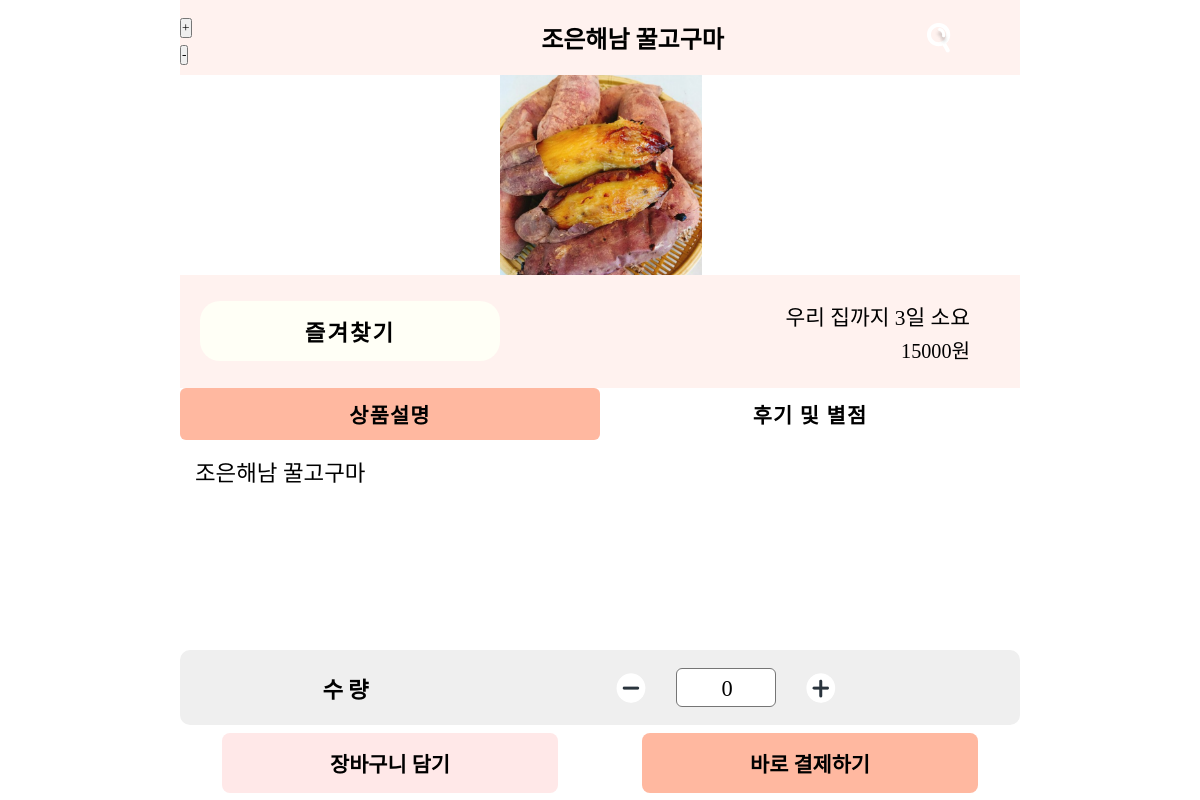
/2/조은해남-꿀고구마/ (signed in), run on the app's committed database.
### shop/models.py (models this page shows, shortened)
class Product(models.Model):
    name = models.CharField(max_length=50, db_index=True) # 상품 이름
    slug = models.SlugField(max_length=50, db_index=True, allow_unicode=True) # 슬러그
    image = models.ImageField(upload_to='products/%Y/%m/%d', blank=True, default='default.png') # 상품 이미지
    description = models.TextField(blank=True) # 상품 설명
    meta_description = models.TextField(blank=True)
    delivery_date = models.IntegerField() # 배송일
    price = models.IntegerField() # 상품 가격
    stock = models.PositiveIntegerField() # 상품 재고
    available_display = models.BooleanField('Display', default=True) # 상품 전시
    available_order = models.BooleanField('Order', default=True) # 상품 주문
    created_at = models.DateTimeField(auto_now_add=True)
    updated_at = models.DateTimeField(auto_now=True)
    class Meta:
        ordering = ['-created_at']
        index_together = [['id', 'slug']]

### shop/views.py (the view)
# urls.py: path('', detail, name='cart'), # 장바구니 페이지
def detail(request, product_id, product_slug=None):
    all_ratings = Comment.objects.filter(rating__isnull=False).values_list('rating', flat=True)
    product = get_object_or_404(Product, id=product_id, slug=product_slug)
    if all_ratings:
        average_rating = sum(all_ratings) / len(all_ratings)
    else:
        average_rating = 0
    add_to_cart = AddCartForm(initial={'quantity': 1})
    context = {
        'average_rating': average_rating,
        'product': product,
        'add_to_cart': add_to_cart,
    }
    return render(request, 'shop/detail.html', context)

### shop/templates/shop/detail.html (shortened to what this page needs)
<!DOCTYPE html>
{% load static %}
<html lang="en">
<head>
    <link rel="stylesheet" href="{% static 'css/detail.css' %}">
</head>
<body>
{% block content %}
    <header class="header">
        <div class="glass">
            <button class="plus" id="plus">+</button>
            <button class="minus" id="minus">-</button>
        </div>
        <p>{{product.name}}</p>
        <a href="{% url 'shop:main' %}" class="searchBtn"><img src="{% static 'image/searchSubmit.png' %}" alt=""></a>
    </header>
    <div class="m-img">
        <img src="{{product.image.url}}" alt="">
    </div>
    <div class="middle">
<form method="post" action="{% url 'favorites:toggle_favorite' product.id %}">
    {% if user.is_authenticated %}
        <button type="submit" class="star" id="star">
            {% if user in product.favorite_products.all %}
                즐겨찾기 해제
            {% else %}
                즐겨찾기
            {% endif %}
        </button>
    {% else %}
        <p> &nbsp; 즐겨찾기는 <a href="{% url 'accounts:login' %}">로그인</a>후 가능합니다.</p>
    {% endif %}
</form>
        <div class="middle-info">
            <p>우리 집까지 {{product.delivery_date}}일 소요</p>
            <div class="middle-info2">
                <div class="basketprice">
                    {{product.price}}원
                </div>
            </div>
        </div>
    </div>
    <div class="tab_menu">
        <ul class="tab">
            <li class="tab_item active">상품설명</li>
            <li class="tab_item">후기 및 별점</li>
        </ul>
        <div class="tab_inner_wrap">
            <div class="tab_inner active">{{product.description}}</div>
        </div>
    </div>
    <form class="num" method="post">
        <p>수량</p>
        <div class="updown">
            <img src="{% static 'image/minus_btn.png' %}" alt="" onclick="count('minus')" value="-">
            <div type="text" name="p_num1" id="result" size="2" maxlength="4" class="p_num">0</div>
            <img src="{% static 'image/plus_btn.png' %}" onclick="count('plus')">
        </div>
    </form>
    <div class="bottom">
        <div class="cartBtn">
            <form action="{% url 'cart:product_add' product.id %}" method="post">
                <button type="submit">
                <span class="font">장바구니 담기</span>
                </button>
            </form>
        </div>
        <div class="buyBtn">
            <button>
                <p class="font">바로 결제하기</p>
            </button>
        </div>
    </div>
{% endblock %}
</body>
</html>

### static/css/detail.css (style rules this page uses)
* { margin: 0; padding: 0; color: black; font-family: 'HakgyoansimWoojuR'; }
html, body { height: 100%; width: 100%; }
body { display: flex; flex-direction: column; align-items: center; }
.header { width: 100%; height: 10%; background-color: rgb(255, 242, 239); display: flex; flex-direction: row; align-items: center; justify-content: space-around; font-size: 1.5rem; font-weight: bold; }
.header > p { width: 80%; position: relative; left: 40%; }
.searchBtn { width: 20%; height: 100%; display: flex; flex-direction: column; justify-content: center; align-items: center; }
.m-img { width: 100%; display: flex; flex-direction: row; justify-content: center; align-items: center; height: 25%; }
.m-img > img { width: auto; height: 100%; }
.middle { width:100% ; height: 15%; background-color: rgb(255, 242, 239); display: flex; flex-direction: row; justify-content: space-between; align-items: center; }
.star { width: 300px; height: 60px; position: relative; left: 20px; border-radius: 20px; border-style: none; font-size: 1.4rem; font-family: 'HakgyoansimWoojuR'; font-weight: bold; background-color: rgb(255, 255, 246); letter-spacing: 2px; cursor: pointer; }
.middle-info { width: 50%; height: 55%; display: flex; flex-direction: column; align-items: flex-end; }
.middle-info > p { margin-right: 50px; font-size: 1.34rem; }
.basketprice { margin-right: 50px; font-size: 1.26rem; padding-top: 4px; }
.middle-info2 { width: 100%; height: 100%; display: flex; flex-direction: row; justify-content: end; align-items: center; }
li { list-style: none; }
.tab_menu { width: 100%; height: 35%; }
.tab { display: flex; width: 100%; height: 20%; }
.tab_item { border-radius: 6px; width: 50%; display: flex; flex-direction: row; justify-content: center; align-items: center; font-size: 1.3rem; font-weight: bold; letter-spacing: 1.2px; }
.tab_inner_wrap { border-radius: 6px; height:80%; overflow: auto; display: flex; flex-direction: column; }
.tab_inner { color: black; font-size: 1.4rem; display: none; position: relative; margin: 15px; height: auto; }
.tab_item.active { background-color: rgb(255, 184, 160); color: black; }
.tab_inner.active { display: block; }
.num { background-color: #efefef; width: 100%; height: 10%; display: flex; flex-direction: row; align-items: center; justify-content: center; border-radius: 10px; }
.num>P { width: 30%; height: 80%; display: flex; flex-direction: row; align-items: center; justify-content: center; font-size: 1.4rem; font-weight: bold; letter-spacing: 5px; }
.updown { width: 60%; height: 80%; display: flex; flex-direction: row; justify-content: center; align-items: center; }
.p_num { padding-left: 10px; border: 1px solid rgb(117, 117, 117); background-color: #ffffff; height: 30px; width: 80px; border-radius: 6px; text-align: center; padding-top: 7px; padding-right: 8px; font-size: 1.4rem; }
.updown > img { border-radius: 30px; width: 30px; height: auto; margin: 0 30px; cursor: pointer; }
.bottom { width: 100%; height: 10%; display: flex; flex-direction: row; justify-content: center; align-items: center; }
.cartBtn { width: 50%; height: 80%; display: flex; flex-direction: row; justify-content: center; }
.cartBtn >form { width: 100%; height: 100%; display: flex; flex-direction: row; justify-content: center; }
.cartBtn >form> button { width: 80%; background-color: #ffe8e8; border-radius: 8px; border-style: none; cursor: pointer; }
.buyBtn { width: 50%; height: 80%; display: flex; flex-direction: row; justify-content: center; }
.buyBtn > button { width: 80%; background-color: rgb(255, 184, 160); border-radius: 8px; border-style: none; cursor: pointer; }
.font { font-family: 'HakgyoansimWoojuR'; font-size: 1.3rem; font-weight: bolder; }
@media screen and (min-width:1200px) { html { width: 100%; display: flex; flex-direction: column; justify-content: center; align-items: center; } }
@media screen and (min-width:1200px) { body { width: 70%; display: flex; flex-direction: column; justify-content: center; } }

### data on the page
Product: name "조은해남 꿀고구마", image (picture), delivery_date "3", price "15000", description "조은해남 꿀고구마"
